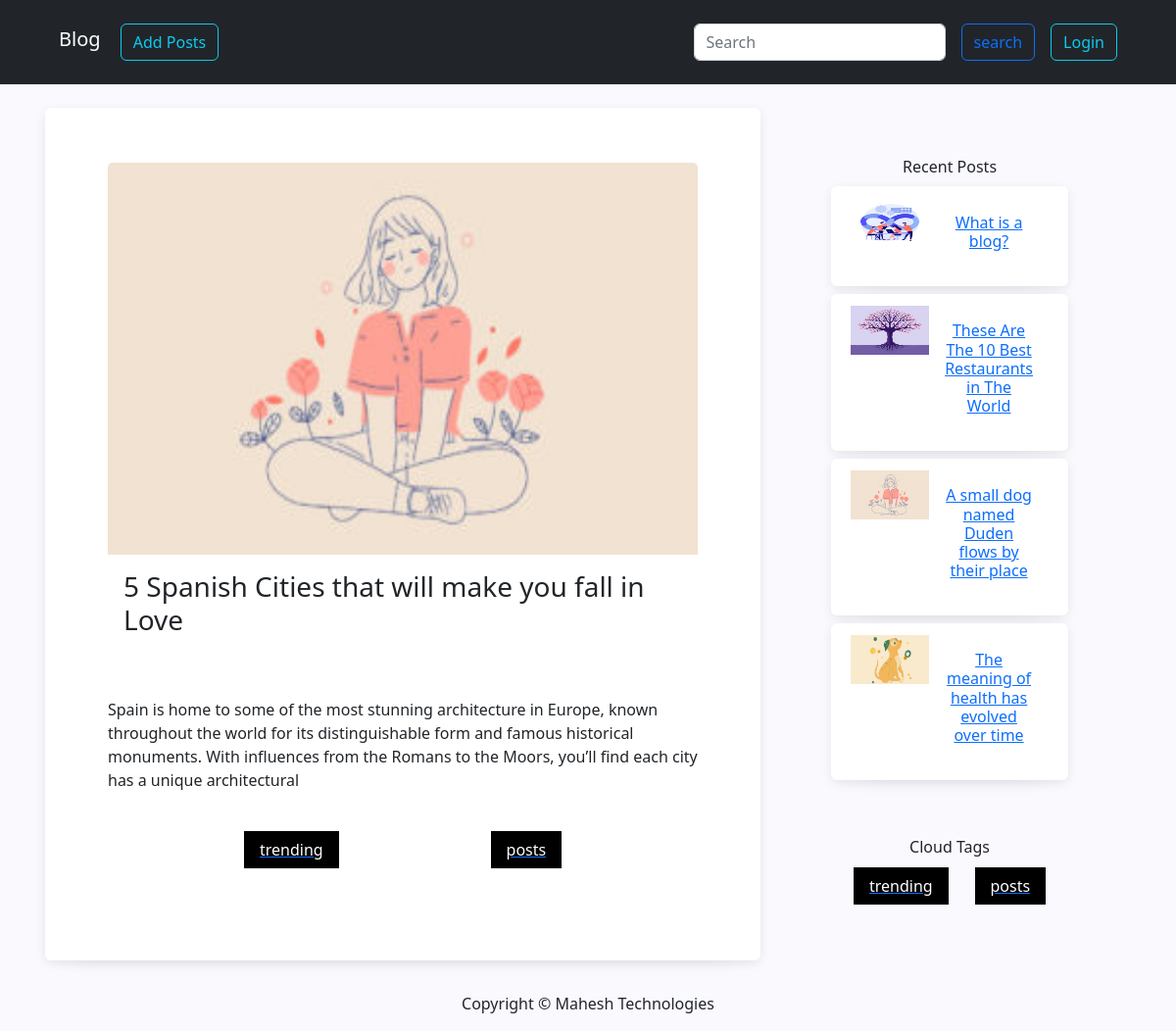
/5-spanish-cities-that-will-make-you-fall-in-love/, run on the app's committed database.
### app/models.py (models this page shows, shortened)
class Card(models.Model):
    title = models.CharField(max_length=100)
    slug = models.SlugField(max_length=150, unique=True)
    desc = models.TextField()
    img = models.ImageField(upload_to='uploads/')
    date_created = models.DateTimeField(auto_now_add=True)
    date_modified = models.DateTimeField(auto_now=True)
    publish_date = models.DateTimeField(blank=True, null=True)
    published = models.BooleanField(default=False)
    tags = models.ManyToManyField(Tag, blank=True)
    class Meta:
        ordering = ["-publish_date"]

class Tag(models.Model):
    name = models.CharField(max_length=50, unique=True)
    def __str__(self):
        return self.name

### app/views.py (the view)
# urls.py: path('<slug:slug>/', PostDetails, name='post_detail'),
def PostDetails(request, slug):
    post = Card.objects.filter(slug=slug)
    recent_post = Card.objects.all()[:4]
    context = {
        'post': post,
        'recent_post': recent_post
    }
    return render(request, 'details.html', context)

### templates/details.html (shortened to what this page needs)
{% extends 'base.html' %}
{% block content %}
        <div class="container d-flex ">
            <div class="col-xxl-8 d-flex justify-content-evenly flex-wrap mt-2 ">
                {% for i in post %}
                    <div class="card my-3 mx-2 mx-md-1 d-flex flex-column bg-white p-5" >
                        <div class="card-header bg-white">
                            <div class="col  img">
                                <img src="{{ i.img.url }}" class="card-img-top w-100" height="400" alt="...">
                            </div>
                            <div class="col card-body">
                                <h3 class="card-title">{{ i.title }}</h3>
                            </div>
                        </div>
                        <p class="card-text p-3">{{ i.desc | safe }}</p>
                        {% for j in post %}
                        <div class="tags d-flex justify-content-evenly align-items-center">
                            {% for k in j.tags.all %}
                                {% if k %}
                                    <a href="{% url 'post_tags' k %}"><span class="py-2  px-3 bg-black text-white">{{k}}</span></a>
                                {% endif %}
                            {% endfor %}
                        </div>
                        {% endfor %}
                    </div>
                {% endfor %}
            </div>
            <aside class="col-xxl-4 mt-2 text-center" width="385" height="auto">
              <div class="container p-3">
                <div class="row d-flex flex-column gap-5 p-5">
                  <div class="col">Recent Posts
                    {% for i in recent_post  %}
                        <div class="card my-2 mx-1 mx-md-1 d-flex flex-column bg-white p-1" >
                        <div class="card-header bg-white d-flex flex-row">
                            <div class="col img">
                            <img src="{{ i.img.url }}"  class="card-img-left" height="50" width="80" alt="...">
                            </div>
                            <div class="col card-body">
                                <a href="{% url 'post_detail' i.slug %}"><h6 class="card-title" >{{ i.title }}</h6> </a>
                            </div>
                        </div>
                        </div>
                    {% endfor %}
                  </div>
                  <div class="col ">Cloud Tags
                    {% for j in post %}
                        <div class="tags py-3 d-flex justify-content-evenly align-items-center">
                            {% for k in j.tags.all %}
                                {% if k %}
                                <a href="{% url 'post_tags' k %}"><span class="py-2  px-3 bg-black text-white">{{k}}</span></a>
                                {% endif %}
                            {% endfor %}
                        </div>
                        {% endfor %}
                  </div>
                </div>
              </div>
            </aside>
        </div>
{% endblock %}

### app/static/css/style.css (style rules this page uses)
body { background-color: #F9F9FE !important; }
.card { box-shadow: rgba(7, 10, 25, 0.1) 0px 3px 12px -1px, rgba(7, 10, 25, 0.1) 0px 22px 27px -30px; --bs-card-border-color: none !important; }
.card { gap:15px; }

### data on the page
Card: img (picture), title "5 Spanish Cities that will make you fall in Love", desc "Spain is home to some of the most stunning architecture in Europe, known throughout the world for its distinguishable form and famous historical monuments. With influences from the Romans to the Moors, you’ll find each city has a unique architectural"
Tag: name "trending"
Tag: name "posts"
Card: img (picture), title "What is a blog?"
Card: img (picture), title "These Are The 10 Best Restaurants in The World"
Card: img (picture), title "A small dog named Duden flows by their place"
Card: img (picture), title "The meaning of health has evolved over time"
